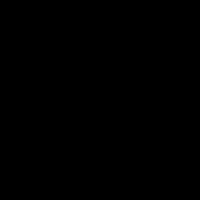
Frame 1 (no input)
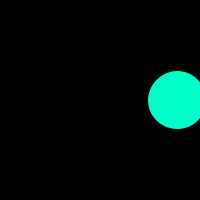
Frame 60 (the mouse pressed at the canvas centre just before this capture)
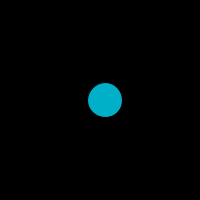
Frame 120 (the mouse held since frame 60 and released just before this capture)

The Processing sketch that drew these frames (run headless with seeded random() and noise(); from frame 60 on, the mouse is pressed at the canvas centre):

// Processing sketch: checkpoint_1e
// ── checkpoint_1e.pde
int x, r, g;

void setup () {
  size (200, 200);
  x=0;
  r=0;
  g=0;
}

void draw () {
  background (0);
  fill (0, g, 200);
  circle (x, 100, r);
  x=x+3;
  r=r+1;
  g=g+5;
  if (x>250) {
    x=0;
    r=0;
    g=0;
  }
}
